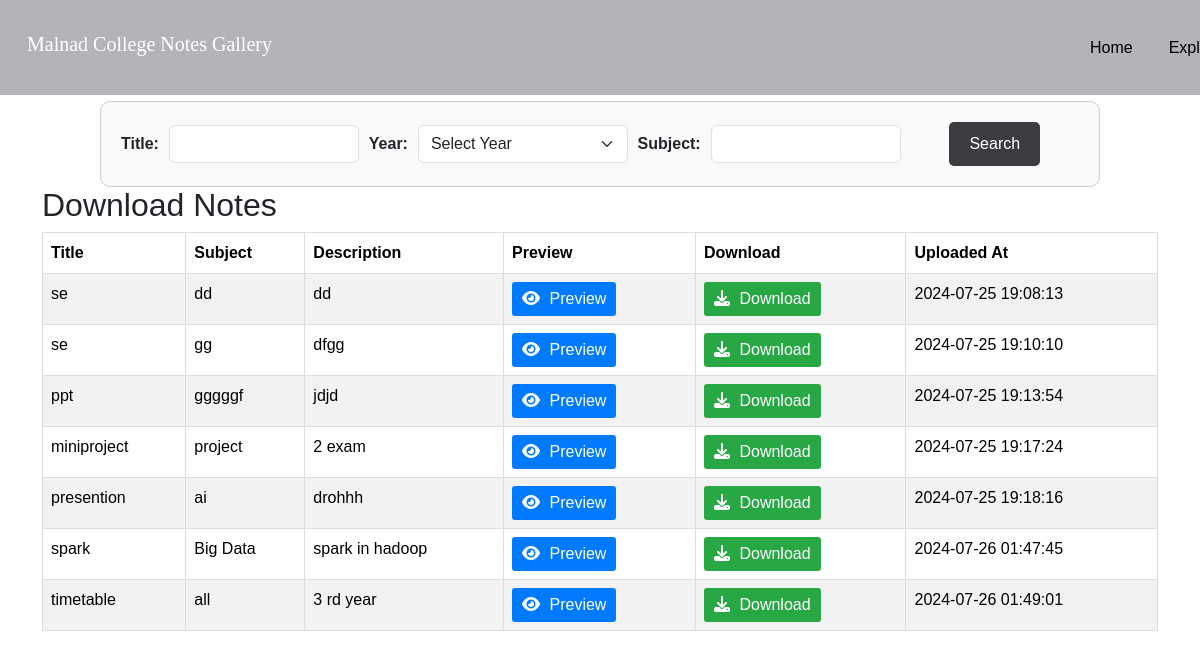
The page /display_notes.php on the database its author committed.
### tables this page shows
CREATE TABLE `notes` (
  `note_id` int(11) NOT NULL,
  `user_id` int(11) NOT NULL,
  `title` varchar(255) NOT NULL,
  `content` text NOT NULL,
  `description` text DEFAULT NULL,
  `file_name` varchar(255) DEFAULT NULL,
  `file_path` varchar(255) DEFAULT NULL,
  `uploaded_at` timestamp NOT NULL DEFAULT current_timestamp(),
  `subject` varchar(255) NOT NULL,
  `year` int(4) NOT NULL
);

### display_notes.php (the view, shortened to what this page needs)
<?php
require_once('db.php');
$sql = "SELECT * FROM notes WHERE 1=1";
$stmt = $conn->prepare($sql);
$stmt->execute();
$result = $stmt->get_result();
?>
<!DOCTYPE html>
<html lang="en">
<head>
    <link rel="stylesheet" href="https://cdnjs.cloudflare.com/ajax/libs/font-awesome/6.5.2/css/all.min.css">
    <link href="https://cdn.jsdelivr.net/npm/bootstrap@5.3.3/dist/css/bootstrap.min.css" rel="stylesheet">
</head>
<body>
<div class="navbar navbar-expand-lg navbar-dark bg-transparent fixed-top navbar-custom">
    <div class="container-fluid">
    <h1 class="h1-tag">Malnad College Notes Gallery</h1>
        <div class="offcanvas offcanvas-start" tabindex="-1" id="offcanvasNavbar" aria-labelledby="offcanvasNavbarLabel">
            <div class="offcanvas-body">
                <ul class="navbar-nav">
                    <li class="nav-item">
                    <a href="index.php" class="nav-link">Home</a>
                    </li>
                    <li class="nav-item dropdown">
                        <a class="nav-link dropdown-toggle" href="#" id="navbarDropdown" role="button" data-bs-toggle="dropdown" aria-expanded="false">
                            Explore More
                        </a>
                    </li>
                </ul>
            </div>
        </div>
    </div>
</div>
<div class="dform">
    <form method="GET" action="display_notes.php">
        <label for="title">Title:</label>
        <input type="text" id="title" name="title" class="form-control">
        <label for="year">Year:</label>
        <select id="year" name="year" class="form-select">
            <option value="">Select Year</option>
        </select>
        <label for="subject">Subject:</label>
        <input type="text" id="subject" name="subject" class="form-control">
        <div class="submit"><button type="submit" class="btn btn-primary">Search</button></div>
    </form>
</div>
<?php
if ($result->num_rows > 0) {
    echo '<div class="container">';
    echo '<h2>Download Notes</h2>';
    echo '<div class="table-responsive">';
    echo '<table class="table table-striped">';
    echo '<thead>';
    echo '<tr>';
    echo '<th>Title</th>';
    echo '<th>Subject</th>';
    echo '<th>Description</th>';
    echo '<th>Preview</th>';
    echo '<th>Download</th>';
    echo '<th>Uploaded At</th>';
    echo '</tr>';
    echo '</thead>';
    echo '<tbody>';
    while ($row = $result->fetch_assoc()) {
        $title = htmlspecialchars($row['title']);
        $subject = htmlspecialchars($row['subject']);
        $description = htmlspecialchars($row['description']);
        $file_path = htmlspecialchars($row['file_path']);
        $uploaded_at = htmlspecialchars($row['uploaded_at']);
        echo '<tr>';
        echo '<td>' . $title . '</td>';
        echo '<td>' . $subject . '</td>';
        echo '<td>' . $description . '</td>';
        echo '<td><a class="preview-button" href="preview.php?file=' . $file_path . '" target="_blank"><i class="fa fa-eye"></i> Preview</a></td>';
        echo '<td><a class="download-button" href="download.php?file=' . $file_path . '"><i class="fa fa-download"></i> Download</a></td>';
        echo '<td>' . $uploaded_at . '</td>';
        echo '</tr>';
    }
    echo '</tbody>';
    echo '</table>';
    echo '</div>';
    echo '</div>';
} else {
    echo '<div class="container"><p>No notes found.</p></div>';
}
?>
</body>
</html>

### display_notes.php (style rules this page uses)
body { font-family: Arial, sans-serif; }
.h1-tag { font-size: 20px; font-family: 'Times New Roman', Times, serif; color: white; }
.navbar-custom { background-color: #B4B4B8 !important; height: 95px; }
.nav-item { color: black; }
.dform { width: 100%; max-width: 1000px; margin: auto; padding: 20px; border: 1px solid #ccc; border-radius: 10px; background-color: #f9f9f9; margin-bottom: 20px; position: relative; top: 101px; }
.navbar { width: 100%; padding: 0 15px; box-sizing: border-box; }
.navbar a { color: black; margin: 0 10px; text-decoration: none; font-size: 16px; padding: 10px 15px; transition: color 0.3s, background-color 0.3s; }
.dform form { display: flex; justify-content: space-between; align-items: center; gap: 10px; }
.dform label { font-weight: bold; }
.navbar-nav { position: relative; left: 800px; text-decoration: none; }
.container { position: relative; top: 80px; }
.submit { display: flex; justify-content: center; width: 100%; }
.submit button { padding: 10px 20px; background-color: #3D3B40; color: white; border: none; border-radius: 5px; cursor: pointer; transition: background-color 0.3s; }
a { color: #007bff; text-decoration: none; }
.preview-button, .download-button { display: inline-block; padding: 5px 10px; margin-right: 5px; color: white; border: none; border-radius: 3px; cursor: pointer; text-align: center; text-decoration: none; }
.preview-button { background-color: #007bff; }
.download-button { background-color: #28a745; }
.fa-eye, .fa-download { margin-right: 5px; }
.table-responsive { overflow-y: auto; height: 80vh; }
@media (min-width: 768px) { table { width: 100%; border-collapse: collapse; margin-bottom: 20px; font-size: 16px; } }
@media (min-width: 768px) { th, td { border: 1px solid #ddd; padding: 10px; } }
@media (min-width: 768px) { th { background-color: #f4f4f4; text-align: left; } }

### rows shown on the page
notes: title "se", subject "dd", description "dd", uploaded_at "2024-07-25 19:08:13"
notes: title "se", subject "gg", description "dfgg", uploaded_at "2024-07-25 19:10:10"
notes: title "ppt", subject "gggggf", description "jdjd", uploaded_at "2024-07-25 19:13:54"
notes: title "miniproject", subject "project", description "2 exam", uploaded_at "2024-07-25 19:17:24"
notes: title "presention", subject "ai", description "drohhh", uploaded_at "2024-07-25 19:18:16"
notes: title "spark", subject "Big Data", description "spark in hadoop", uploaded_at "2024-07-26 01:47:45"
notes: title "timetable", subject "all", description "3 rd year", uploaded_at "2024-07-26 01:49:01"
